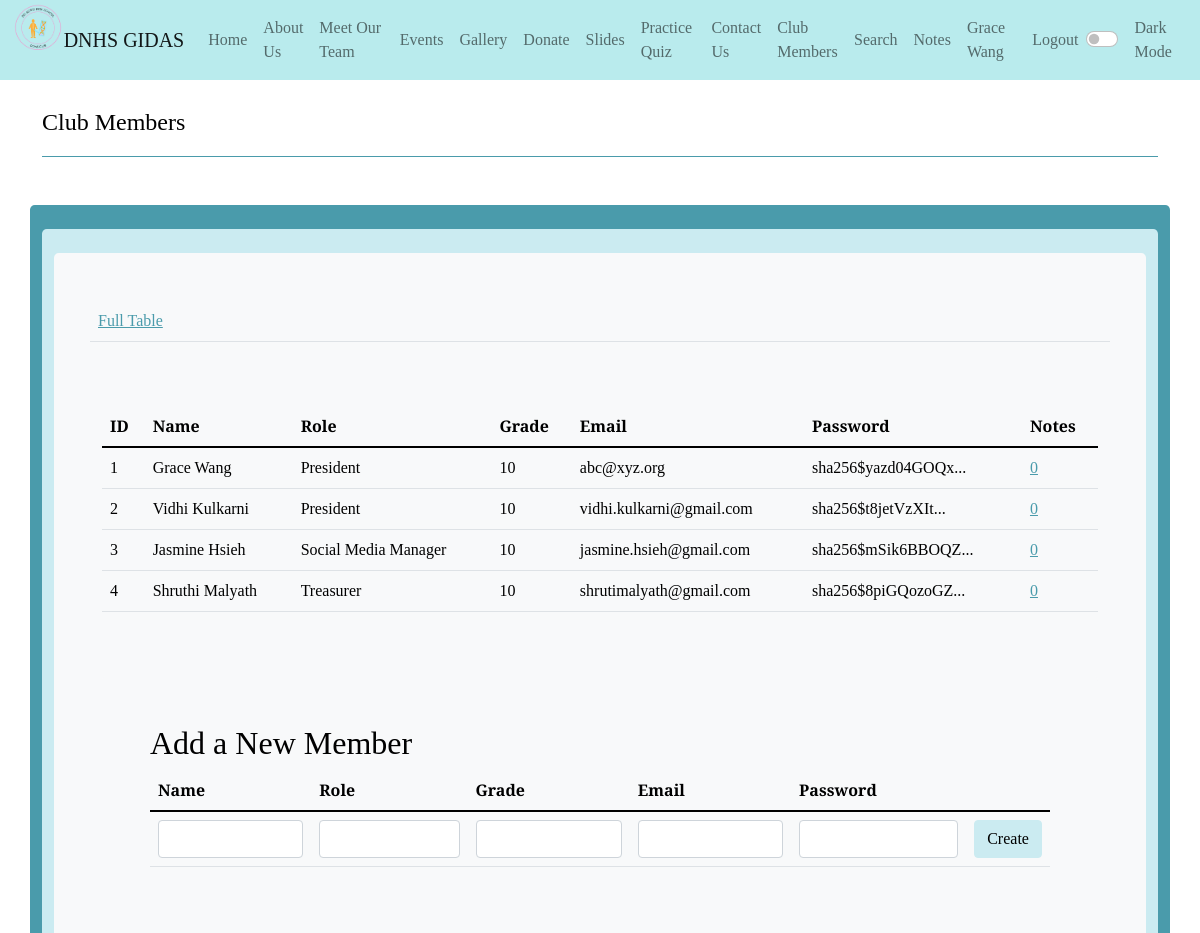
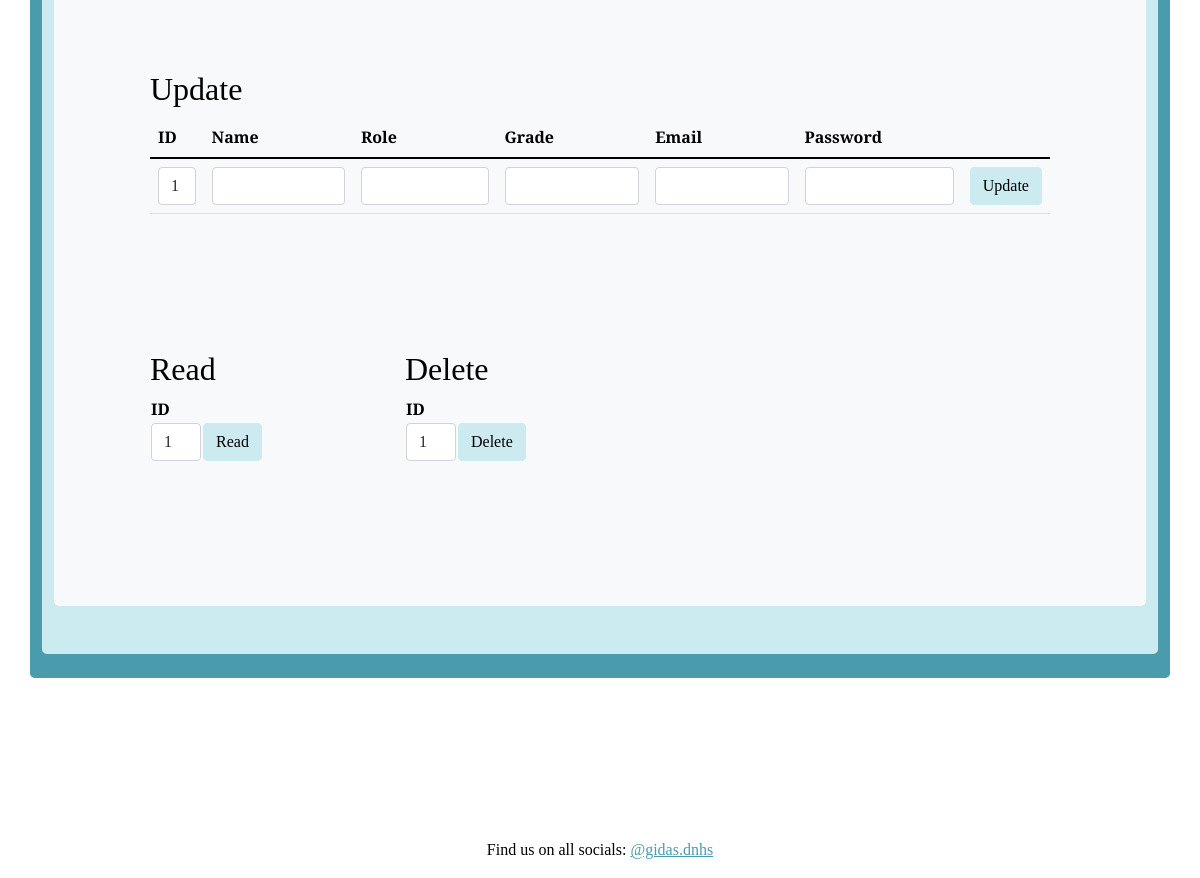
Page /crud/ (signed in) on the committed database (2 pictures, top to bottom).
### cruddy/model.py (models this page shows, shortened)
class Users(UserMixin, db.Model):
    userID = db.Column(db.Integer, primary_key=True)
    name = db.Column(db.String(255), unique=False, nullable=False)
    role = db.Column(db.String(255), unique=False, nullable=False)
    grade = db.Column(db.Integer, unique=False, nullable=False)
    email = db.Column(db.String(255), unique=True, nullable=False)
    password = db.Column(db.String(255), unique=False, nullable=False)
    notes = db.relationship("Notes", cascade='all, delete', backref='users', lazy=True)
    def read(self):
        return {
            "userID": self.userID,
            "name": self.name,
            "role": self.role,
            "grade": self.grade,
            "email": self.email,
            "password": self.password,
            "notes": self.notes,
            "query": "by_alc"  # This is for fun, a little watermark
        }
    def delete(self):
        db.session.delete(self)
        db.session.commit()
        return None

### cruddy/app_crud.py (the view)
@app_crud.route('/')
@login_required  # Flask-Login uses this decorator to restrict acess to logged in users
def crud():
    return render_template("crud.html", table=users_all())

### cruddy/templates/cruddy/crud.html (shortened to what this page needs)
<!DOCTYPE html>
{% extends "layout.html" %}
{% block content %}
    <div class="container py-4">
        <header class="pb-3 mb-4 border-bottom border-primary text-dark">
            <span class="fs-4">Club Members</span>
        </header>
    </div>
    <div class="container py-4 text-light bg-primary rounded-3">
        <div class="container bg-secondary py-4 rounded-3">
            <div class="p-5 mb-4 bg-light text-dark rounded-3">
                <div class="row align-items-md-stretch">
                    <table class="table">
                        <tbody>
                        <tr>
                            <td><a href={{url_for('crud.crud')}}>Full Table</a></td>
                        </tr>
                        </tbody>
                    </table>
                </div>
                <div class="row align-items-md-stretch">
                    <div class="container-fluid py-5">
                        <table class="table">
                            <thead>
                            <tr>
                                <th>ID</th>
                                <th>Name</th>
                                <th>Role</th>
                                <th>Grade</th>
                                <th>Email</th>
                                <th>Password</th>
                                <th>Notes</th>
                            </tr>
                            </thead>
                            <tbody>
                                {% for row in table %}
                                    <tr>
                                        <td>{{ row['userID'] }}</td>
                                        <td>{{ row['name'] }}</td>
                                        <td>{{ row['role'] }}</td>
                                        <td>{{ row['grade']}}</td>
                                        <td>{{ row['email'] }}</td>
                                        <td>{{ row['password'] | truncate(20) }}</td>
                                        <td><a href="{{ url_for('notes.notes_select', userID=row['userID']) }}">{{ row['notes'] | length }}</a></td>
                                    </tr>
                                {% endfor %}
                            </tbody>
                        </table>
                    </div>
                </div>
                <div class="p-5 mb-4 bg-light text-dark rounded-3">
                    <h2>Add a New Member</h2>
                    <form method="POST" ID="create" action={{url_for('crud.create')}} >
                        <table class="table">
                            <thead>
                            <tr>
                                <th><label for="name">Name</label></th>
                                <th><label for="role">Role</label></th>
                                <th><label for="grade">Grade</label></th>
                                <th><label for="email">Email</label></th>
                                <th><label for="password">Password</label></th>
                            </tr>
                            </thead>
                            <tbody>
                            <tr>
                                <td><input class="form-control" type="text" name="name" id="name" required></td>
                                <td><input class="form-control" type="text" name="role" id="role" required></td>
                                <td><input class="form-control" type="number" name="grade" id="grade" required></td>
                                <td><input class="form-control" type="email" name="email" id="email"></td>
                                <td><input class="form-control" type="password" name="password" id="password"></td>
                                <td><input class="btn btn-secondary" type="submit" value="Create"></td>
                            </tr>
                            </tbody>
                        </table>
                    </form>
                </div>
                <div class="p-5 mb-4 bg-light text-dark rounded-3">
                    <h2>Update</h2>
                    <form method="POST" ID="update" action={{url_for('crud.update')}} >
                        <table class="table" id="update_table">
                            <thead>
                            <tr>
                                <th><label for="update_userid">ID</label></th>
                                <th><label for="update_name">Name</label></th>
                                <th><label for="update_role">Role</label></th>
                                <th><label for="update_grade">Grade</label></th>
                                <th><label for="update_email">Email</label></th>
                                <th><label for="update_password">Password</label></th>
                            </tr>
                            </thead>
                            <tbody>
                                <tr>
                                    <td>
                                        <select name="userid" id="update_userid" class="form-control">
                                            <optgroup label="userid" class="form-control">
                                                {% for row in table %}
                                                    <option label="{{ row['userID'] }}" class="form-control">{{ row['userID'] }}</option>
                                                {% endfor %}
                                            </optgroup>
                                        </select>
                                    </td>
                                    <td><input class="form-control" type="text" name="name" id="update_name" required></td>
                                    <td><input class="form-control" type="text" name="role" id="update_role" required></td>
                                    <td><input class="form-control" type="number" name="grade" id="update_grade" required></td>
                                    <td><input class="form-control" type="email" name="email" id="update_email" required></td>
                                    <td><input class="form-control" type="text" name="password" id="update_password" required></td>
                                    <td><input class="btn btn-secondary" type="submit" value="Update"></td>
                                </tr>
                            </tbody>
                        </table>
                    </form>
                </div>
                <div class="row mb-4 bg-light text-dark rounded-3">
                    <div class="col-md-3">
                        <div class="p-5 mb-4 bg-light text-dark rounded-3">
                            <h2>Read</h2>
                            <form method="POST" ID="read" action={{url_for('crud.read')}} >
                                <table id="read_table">
                                    <tr><th><label for="read_userid">ID</label></th></tr>
                                    <tr>
                                        <td>
                                            <select name="userid" id="read_userid" class="form-control">
                                                <optgroup label="userid" class="form-control">
                                                    {% for row in table %}
                                                        <option label="{{ row['userID'] }}" class="form-control">{{ row['userID'] }}</option>
                                                    {% endfor %}
                                                </optgroup>
                                            </select>
                                        </td>
                                        <td>
                                            <input class="btn btn-secondary form-control" type="submit" value="Read">
                                        </td>
                                    </tr>
                                </table>
                            </form>
                        </div>
                    </div>
                    <div class="col-md-3">
                        <div class="p-5 mb-4 bg-light text-dark rounded-3">
                            <h2>Delete</h2>
                            <form method="POST" ID="read" action={{url_for('crud.delete')}} >
                                <table id="read_table">
                                    <tr><th><label for="delete_userid">ID</label></th></tr>
                                    <tr>
                                        <td>
                                            <select name="userid" id="delete_userid" class="form-control">
                                                <optgroup label="userid" class="form-control">>
                                                    {% for row in table %}
                                                        <option label="{{ row['userID'] }}" class="form-control">{{ row['userID'] }}</option>
                                                    {% endfor %}
                                                </optgroup>
                                            </select>
                                        </td>
                                        <td><input class="btn btn-secondary" type="submit" value="Delete"></td>
                                    </tr>
                                </table>
                            </form>
                        </div>
                    </div>
                </div>
            </div>
        </div>
    </div>
{% endblock %}

### templates/fragments/navbar.html (shortened to what this page needs)
<!DOCTYPE html>
<nav class="navbar navbar-expand-lg navbar-light bg-warning">
    <div class="container-fluid">
        <div class="btn-group">
            <nav class="navbar navbar-expand-lg navbar-light">
                <div class="logo-image">
                    <img src="/static/assets/GIDASlogo.png" class="img-fluid" size alt="">
                </div>
                <a class="navbar-brand">DNHS GIDAS</a>
                <div class="collapse navbar-collapse" id="navbarHome">
                    <ul class="navbar-nav">
                        <li class="nav-item active">
                            <a class="nav-link" href="{{ url_for('index') }}">Home</a>
                        </li>
                    </ul>
                </div>
                <div class="collapse navbar-collapse" id="navbarHome">
                    <ul class="navbar-nav">
                        <li class="nav-item active">
                            <a class="nav-link" href="{{ url_for('about') }}">About Us</a>
                        </li>
                    </ul>
                </div>
                <div class="collapse navbar-collapse" id="navbarHome">
                    <ul class="navbar-nav">
                        <li class="nav-item active">
                            <a class="nav-link" href="{{ url_for('team') }}">Meet Our Team</a>
                        </li>
                    </ul>
                </div>
                <div class="collapse navbar-collapse" id="navbarHome">
                    <ul class="navbar-nav">
                        <li class="nav-item active">
                            <a class="nav-link" href="{{ url_for('upcoming') }}">Events</a>
                        </li>
                    </ul>
                </div>
                <div class="collapse navbar-collapse" id="navbarHome">
                    <ul class="navbar-nav">
                        <li class="nav-item active">
                            <a class="nav-link" href="{{ url_for('content.content') }}">Gallery</a>
                        </li>
                    </ul>
                </div>
                <div class="collapse navbar-collapse" id="navbarHome">
                    <ul class="navbar-nav">
                        <li class="nav-item active">
                            <a class="nav-link" href="{{ url_for('donate') }}">Donate</a>
                        </li>
                    </ul>
                </div>
                <div class="collapse navbar-collapse" id="navbarHome">
                    <ul class="navbar-nav">
                        <li class="nav-item active">
                            <a class="nav-link" href="{{ url_for('slides') }}">Slides</a>
                        </li>
                    </ul>
                </div>
                <div class="collapse navbar-collapse" id="navbarHome">
                    <ul class="navbar-nav">
                        <li class="nav-item active">
                            <a class="nav-link" href="{{ url_for('practicequiz') }}">Practice Quiz</a>
                        </li>
                    </ul>
                </div>
                <div class="collapse navbar-collapse" id="navbarHome">
                    <ul class="navbar-nav">
                        <li class="nav-item active">
                            <a class="nav-link" href="{{ url_for('contact') }}">Contact Us</a>
                        </li>
                    </ul>
                </div>
                {% if current_user.is_authenticated %}
                    <div class="collapse navbar-collapse" id="navbarHome">
                        <ul class="navbar-nav">
                            <li class="nav-item active">
                                <a class="nav-link" href="{{ url_for('crud.crud') }}">Club Members</a>
                            </li>
                        </ul>
                    </div>
                    <div class="collapse navbar-collapse" id="navbarHome">
                        <ul class="navbar-nav">
                            <li class="nav-item active">
                                <a class="nav-link" href="{{ url_for('crud.search') }}">Search</a>
                            </li>
                        </ul>
                    </div>
                    <div class="collapse navbar-collapse" id="navbarHome">
                        <ul class="navbar-nav">
                            <li class="nav-item active">
                                <a class="nav-link" href="{{ url_for('notes.notes') }}">Notes</a>
                            </li>
                        </ul>
                    </div>
                    <div class="collapse navbar-collapse" id="navbarHome">
                        <ul class="navbar-nav">
                            <li class="nav-item active">
                                <a class="nav-link">{{ current_user.name }}</a>
                            </li>
                        </ul>
                    </div>
                    <div class="collapse navbar-collapse" id="navbarHome">
                        <ul class="navbar-nav">
                            <li class="nav-item active">
                                <a class="nav-link" href="{{ url_for('crud.crud_logout') }}">Logout</a>
                            </li>
                        </ul>
                    </div>
                {% endif %}
                <div class="form-check form-switch">
                    <label for="darkSwitch"></label><input type="checkbox" onclick="darkFunction()" class="form-check-input" id="darkSwitch">
                </div>
                <div class="collapse navbar-collapse" id="navbarHome">
                    <ul class="navbar-nav">
                        <li class="nav-item active">
                            <a class="nav-link" href="">Dark Mode</a>
                        </li>
                    </ul>
                </div>
            </nav>
        </div>
    </div>
</nav>

### rows in the picture
Users: name "Grace Wang", userID "1", role "President", grade "10", email "abc@xyz.org", password "sha256$yazd04GOQx...", notes|length "0"
Users: userID "2", name "Vidhi Kulkarni", role "President", grade "10", email "vidhi.kulkarni@gmail.com", password "sha256$t8jetVzXIt...", notes|length "0"
Users: userID "3", name "Jasmine Hsieh", role "Social Media Manager", grade "10", email "jasmine.hsieh@gmail.com", password "sha256$mSik6BBOQZ...", notes|length "0"
Users: userID "4", name "Shruthi Malyath", role "Treasurer", grade "10", email "shrutimalyath@gmail.com", password "sha256$8piGQozoGZ...", notes|length "0"

### other values in the picture
form field userid "1"
